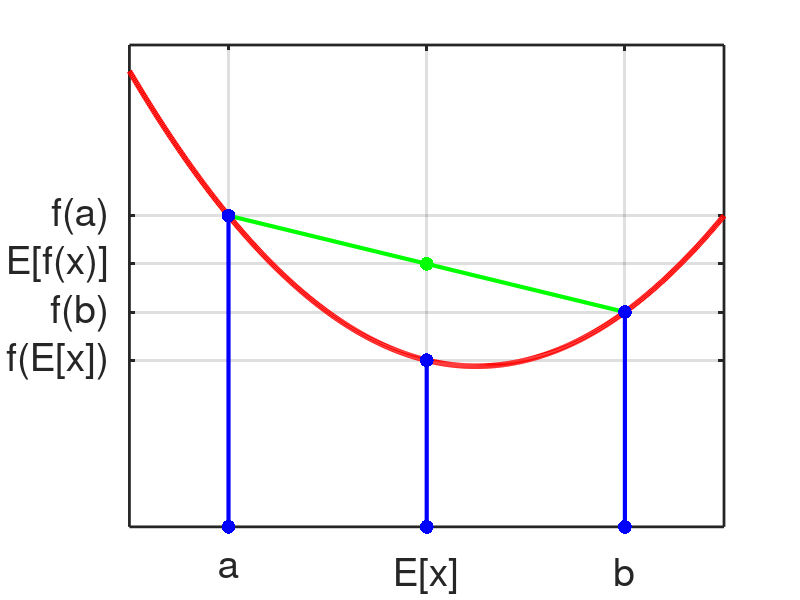

Recreate this plot in MATLAB. (Note: this script raises an error after producing the figure.)
function jensens

% Illustration of Jensen's inequality

    f = @(x) 0.3*(x-3.5).^2 + 2;
    domain = 0:0.01:6;
    
    figure; hold on;
    plot(domain,f(domain),'-r','LineWidth',4);
    xdata = [[1;1]    [3;3]    [5;5]    ];
    ydata = [[0;f(1)] [0;f(3)] [0;f(5)] ];
   
    line(xdata,ydata,'Color','b','LineWidth',3);
    plot([1,5],f([1,5]),'-g','LineWidth',3);
    plot(xdata(:),ydata(:),'.b','MarkerSize',30);
    plot(3,(f(1)+f(5))/2,'.g','MarkerSize',30);
    grid on; box on;
    set(gca,'XTick',[1,3,5],'YTick',[f(3),f(5),((f(1)+f(5))/2),f(1)]);
    set(gca,'XTickLabel',{'a','E[x]','b'});
    set(gca,'YTickLabel',{'f(E[x])','f(b)','E[f(x)]','f(a)'});
    set(gca,'FontSize',28,'LineWidth',2);
    placeFigures('square',false);
    if doPrintPmtk, printPmtkFigures('jensens'); end;



end